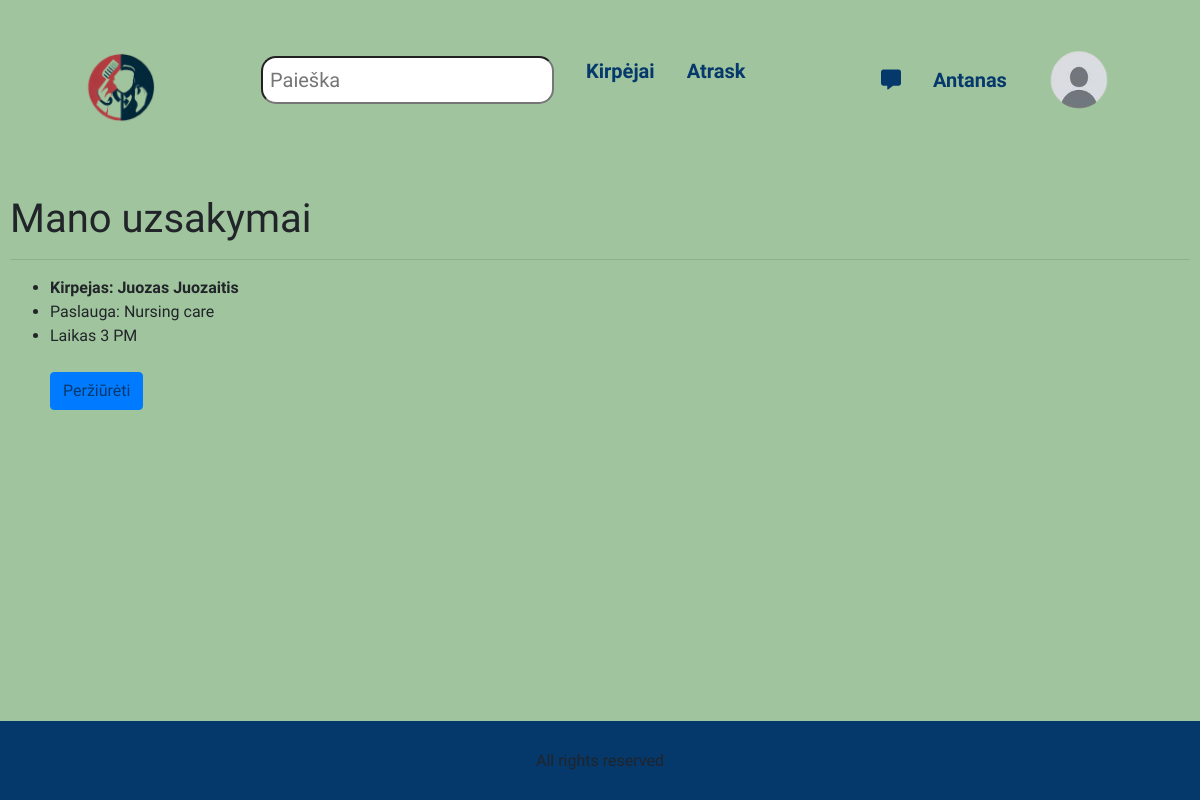
The app's page /myorders/ (signed in) with its own data.
### library/models.py (models this page shows, shortened)
class Profile(models.Model):
    user = models.OneToOneField(User, on_delete=models.CASCADE)
    photo = models.ImageField(default='profile_pics/default.png', upload_to='profile_pics')

class Orders(models.Model):
    id = models.AutoField(primary_key=True)
    barber = models.ForeignKey(Barber, on_delete=models.SET_NULL, null=True, blank=True)
    service = models.CharField('Paslauga', max_length=100, help_text='Teikiama paslauga')
    summary = models.CharField('Aprasymas', max_length=200)
    day = models.DateField(default=datetime.now)
    time = models.CharField(max_length=10, choices=TIME_CHOICES, default="3 PM")
    price = models.FloatField('Paslaugos kaina', blank=True, null=True)
    time_ordered = models.DateTimeField(default=datetime.now, blank=True)
    booker = models.ForeignKey(User, on_delete=models.SET_NULL, null=True, blank=True)

class Barber(models.Model):
    user = models.OneToOneField(User, on_delete=models.CASCADE, null=True)
    name = models.CharField('Vardas', max_length=50)
    last_name = models.CharField('Pavardė', max_length=50)
    email = models.EmailField('Elektroninis paštas')
    about = models.TextField('Apie', max_length=200)
    login_name = models.CharField('Prisijungimo vardas', max_length=20)
    zipcode = models.CharField(max_length=200,blank=True, null=True)
    city = models.CharField(max_length=200,blank=True, null=True)
    country = models.CharField(max_length=200,blank=True, null=True)
    adress = models.CharField(max_length=200,blank=True, null=True)
    group = models.ForeignKey(Group, on_delete=models.SET_NULL, null=True, blank=True)
    cover = models.ImageField('Viršelis', upload_to='covers', null=True, blank=True)

### library/views.py (the view)
# urls.py: path('myorders/', views.loaned_orders_by_user_list_view, name='my-borrowed'),
@login_required
def loaned_orders_by_user_list_view(request):
    orders = Orders.objects.filter(booker=request.user).order_by('time_ordered')
    paginator = Paginator(orders, 10)
    page_number = request.GET.get('page')
    page_obj = paginator.get_page(page_number)
    return render(request, 'user_orders.html', {'orders': page_obj})

### library/templatetags/user_tags.py (called while the page is built)
@register.filter
def in_kirpejai_group(user):
    try:
        kirpejai_group = Group.objects.get(name='kirpejai')
        return kirpejai_group in user.groups.all()
    except Group.DoesNotExist:
        return False

### templates/user_orders.html (shortened to what this page needs)
{% extends "base.html" %}
{% load static %}
{% block "content" %}
    <h1>Mano uzsakymai</h1>
    {% if orders %}
        {% for order in orders %}
    <hr>
        <ul>
        <li><strong class="">Kirpejas: {{order.barber.name}} {{order.barber.last_name}}</strong></li>
        <li>Paslauga: {{ order.service }}</li>
       <li>Laikas {{order.time}}</li>
        <br/>
        <a class="btn btn-primary" href="{{ order.pk }}" role="button">Peržiūrėti</a>
    </ul>
{% endfor %}
    {% else %}
      <p>Uzsakymu kol kas nera.</p>
    {% endif %}
{% endblock %}

### templates/base.html (shortened to what this page needs)
<!DOCTYPE html>
<html lang="en">
<head>
    {% load static %}
<link rel="stylesheet" href="https://cdn.jsdelivr.net/npm/bootstrap@4.3.1/dist/css/bootstrap.min.css">
  <link rel="stylesheet" href="{% static 'css/base.css' %}">
</head>
<body>
    <header>
        <nav class="navigacija">
            <div class="logo-container">
                {% load static %}
                {% load user_tags %}
              <a href="{%url 'index'%}"><img id="logo" src="{% static 'assets/logo.png' %}"  alt=""></a>
            </div>
            <ul class="nav-links">
                <div class="always">
                    <li class="nav-link" >
                        <form action="{% url 'search' %}" method="get" class="form-inline my-2 my-md-0">
                        <input class="search" name="query" class="form-control" type="text" placeholder="Paieška">
                        </form>
                    </li>
                    <li><a class="nav-link" href="{%url 'barbers'%}">Kirpėjai</a></li>
                    <li><a class="nav-link" href="{%url 'explore'%}">Atrask</a></li>
                </div>
                <div class="logged">
                {% if user.is_authenticated %}
                <li><a class="nav-link" href=""><i class="fa-solid fa-message"></i></a></li>
                <li><a class="nav-link" href="{% url 'profile' %}">{{ user.get_username }}</a></li>
                <li><a class="nav-link profile"><img id="profile" src="{{ user.profile.photo.url }}" alt=""> </a>
                </li>
          {% else %}
            <li class="nav-item"><a class="nav-link" href="{% url 'login'%}?next={{request.path}}">Prisijungti</a></li>
            <li class="nav-item"><a class="nav-link" href="{% url 'register' %}">Registruotis</a></li>
          {% endif %}
        </div>
            </ul>
        </nav>
    </header>
    <main>
        <div class="content">{% block "content" %}{% endblock %}</div>
    </main>
    <footer class="footer">
    </footer>
</body>
</html>

### library/static/css/base.css (style rules this page uses)
* { font-family: 'Aries', 'Recursive', sans-serif; }
html, body { height: 100%; margin: 0; padding: 0; font-family: 'Nunito', sans-serif; background-color: #A0C49D; }
body { display: grid; grid-template-columns: repeat(12, 1fr); grid-template-rows: 50px auto 150px; grid-gap: 10px; grid-template-areas: "a a a a a a a a a a a a" "a a a a a a a a a a a a" "m m m m m m m m m m m m" "m m m m m m m m m m m m" "m m m m m m m m m m m m" "m m m m m m m m m m m m" "m m m m m m m m m m m m" "m m m m m m m m m m m m" "f f f f f f f f f f f f" }
header { grid-area: a; display: grid; }
main { grid-area: m; padding: 10px; }
footer { margin-top: auto; grid-area: f; }
.logo-container, .nav-links { display: flex; }
nav { flex: 2; display: flex; }
.logo-container { align-items: center; position: relative; left: 5%; }
footer { background-color: #05386b; display: flex; justify-content: center; align-items: center; height: 100%; }
#logo { max-width: 120px; max-height: 120px; }
.logo-container { display: 'none' }
.nav-links { justify-content: space-around; list-style: none; flex: 1; align-items: center; }
.nav-link { color: #05386b;; font-size:20px; text-decoration: none; font-weight: 600; }
.profile { position: relative; }
#profile { width: 100px; }
.always { width: 450px; display: flex; justify-content: space-around; }
.logged { width: 250px; display: flex; justify-content: space-between; align-items: center; }
.search { border-radius: 15px; padding: 7px; }
a { text-decoration: none; }
a:link { color: #05386b; }
#profile { width: 80px; height: 80px; border-radius: 50%; }

### records on screen
Orders: barber.name "Juozas", barber.last_name "Juozaitis", service "Nursing care", time "3 PM"

### other values on screen
{{ user.get_username }} "Antanas"
